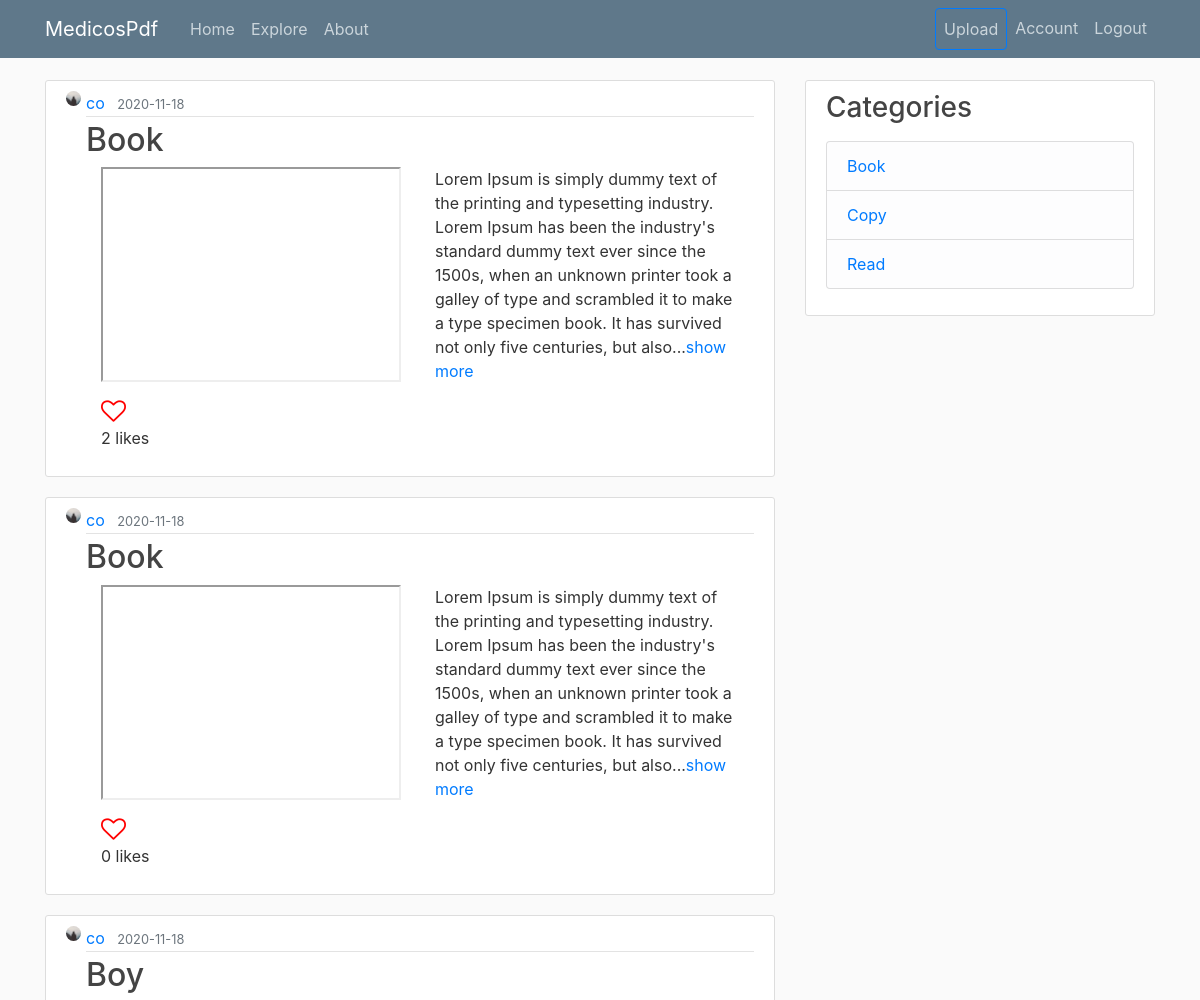
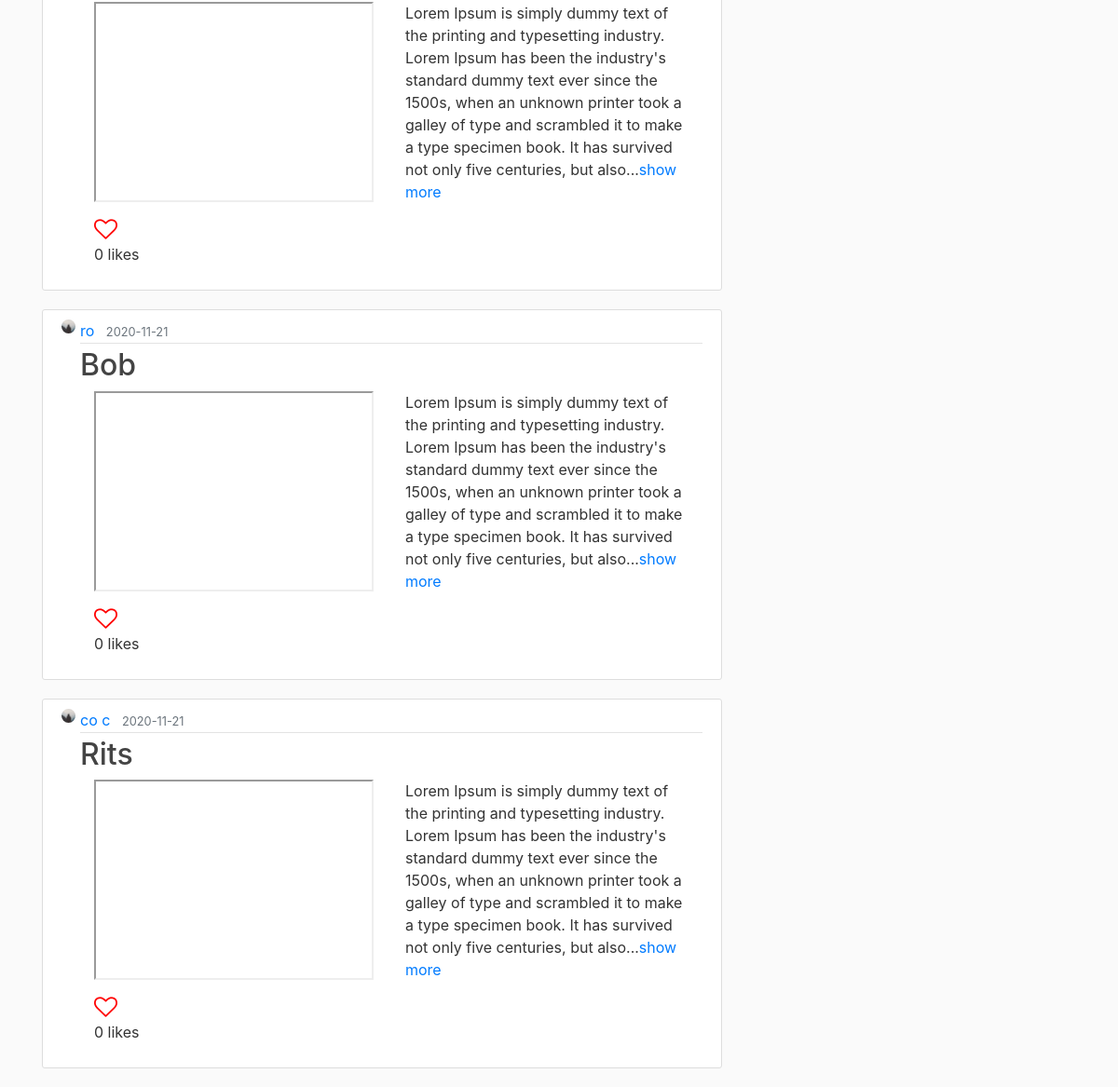
The page /category/Book (signed in) on the database as committed earlier (2 pictures, top to bottom).
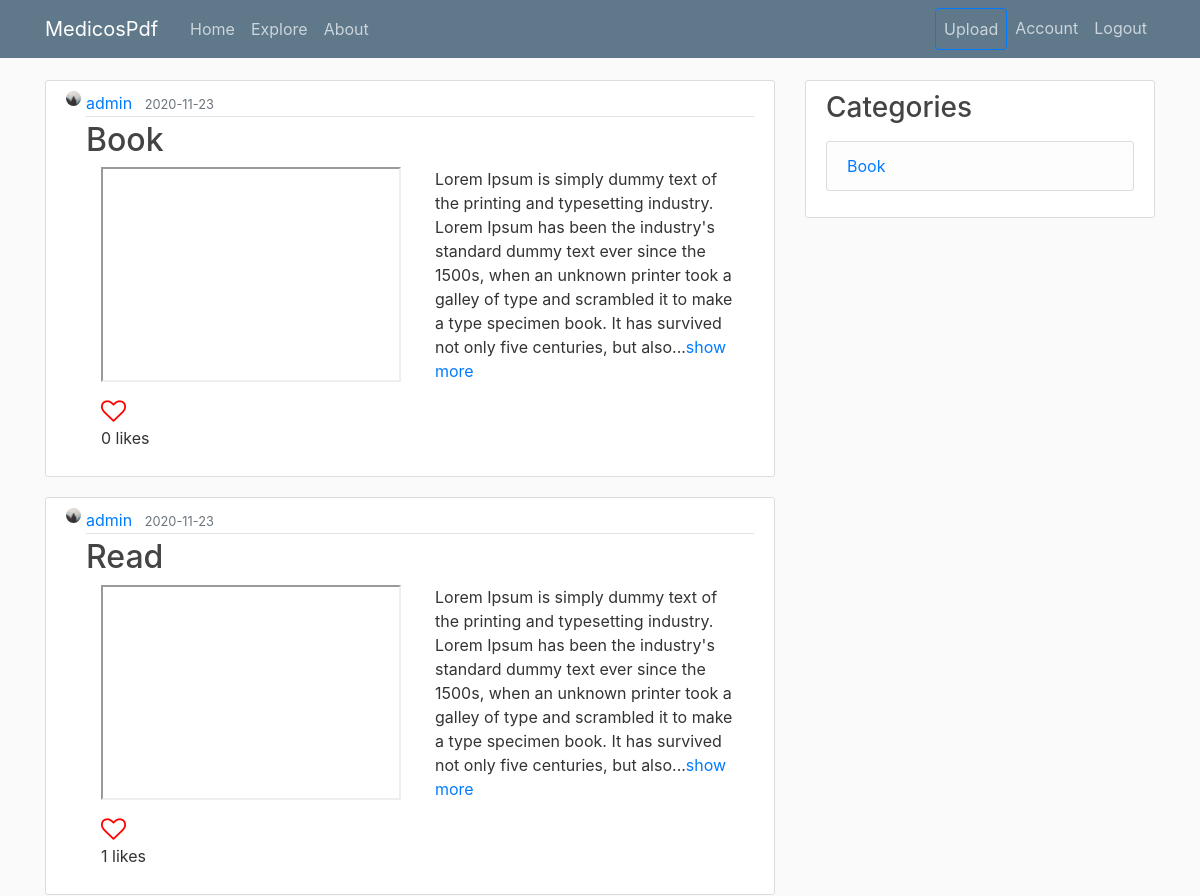
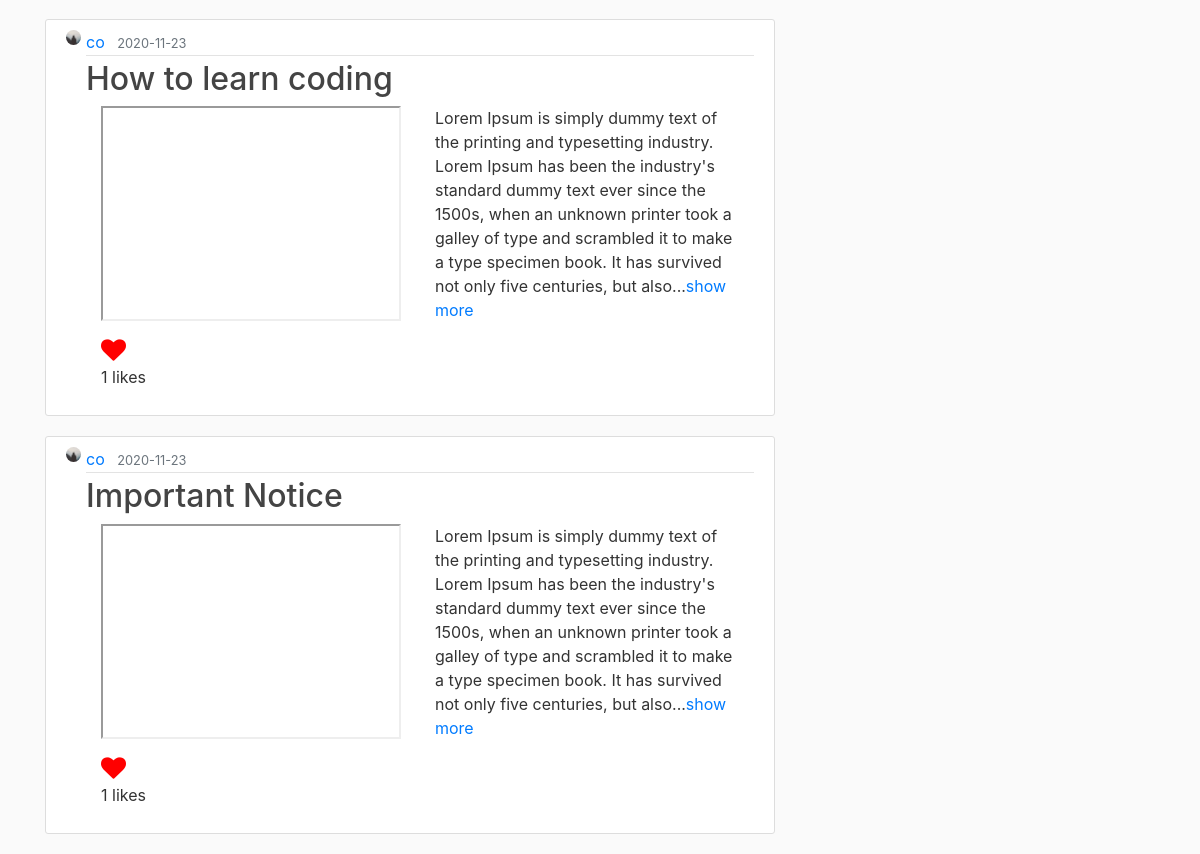
The same page on the database as committed later (2 pictures, top to bottom).
### medicospdf/models.py (models this page shows, shortened)
class Slide(db.Model):
    __searchable__  = ['title', 'description']
    id = db.Column(db.Integer, primary_key = True)
    title = db.Column(db.String(200), nullable = False)
    description = db.Column(db.Text, nullable = False)
    file = db.Column(db.String(1000), nullable = False)
    date_posted = db.Column(db.DateTime, nullable=False, default=datetime.utcnow)
    user_id = db.Column(db.Integer, db.ForeignKey('user.id'), nullable = False)
    likes = db.relationship('SlideLike', backref = 'slide', lazy = True)
    comments = db.relationship('Comment', backref = 'slide', lazy = True)
    category_id = db.Column(db.Integer, db.ForeignKey('category.id'), nullable = True)

class User(db.Model, UserMixin):
    id = db.Column(db.Integer, primary_key=True)
    username = db.Column(db.String(20), unique=True, nullable=False)
    email = db.Column(db.String(120), unique=True, nullable=False)
    image_file = db.Column(db.String(20), nullable=False, default='default.jpg')
    password = db.Column(db.String(60), nullable=False)
    is_admin = db.Column(db.Boolean, default = False)
    posts = db.relationship('Post', backref='author', lazy=True)
    slides = db.relationship('Slide', backref = 'author', lazy = True)
    liked = db.relationship('SlideLike', foreign_keys = 'SlideLike.user_id',
        backref = 'author', lazy = True)
    comments = db.relationship('Comment', backref = 'author', lazy = True)
    categories = db.relationship('Category', backref = 'author', lazy = True)
    followed = db.relationship('User', secondary = followers,
                                primaryjoin = (followers.c.follower_id == id),
                                secondaryjoin = (followers.c.followed_id == id),
                                backref = db.backref('followers', lazy = 'dynamic'),
                                lazy = 'dynamic')
    def has_liked_slide(self, slide):
        return SlideLike.query.filter(
            SlideLike.user_id == self.id,
            SlideLike.slide_id == slide.id).count()>0

class Category(db.Model):
    id = db.Column(db.Integer, primary_key = True, autoincrement = True)
    name = db.Column(db.String(200), nullable = False)
    user_id = db.Column(db.Integer, db.ForeignKey('user.id'), nullable = False)
    slides = db.relationship('Slide', backref = 'cats', lazy = True)

### medicospdf/routes.py (the view)
@app.route('/category/<name>')
def category(name):
    cats = Category.query.all()
    cat = Category.query.filter_by(name = name).first_or_404()
    return render_template('category.html', name = name, posts = cat.slides, categories = cats)

### medicospdf/models.py (called while the page is built)
@login_manager.user_loader
def load_user(user_id):
    return User.query.get(int(user_id))

### medicospdf/templates/category.html
{% extends 'layout.html' %}
{% block content %}
    {% for slide in posts %}
        <article class="media content-section">
          <img class="rounded-circle article-img" src="{{ url_for('static', filename = 'profile_pics/' + slide.author.image_file) }}">
          <div class="media-body">
            <div class="article-metadata">
              <a class="mr-2" href="{{ url_for('account', username = slide.author.username) }}">{{ slide.author.username }}</a>
              <small class="text-muted">{{ slide.date_posted.strftime('%Y-%m-%d') }}</small>
            </div>
            <h2><a class="article-title" href="{{url_for('slide', slide_id = slide.id)}}">{{ slide.title }}</a></h2>
            <div class="container">
              <div class="row">
                <div class="col">
                  <iframe name="plugin" src="{{ url_for('static', filename = 'slide_files/'+ slide.file) }}" type="application/pdf" width="300" height="215"></iframe>
                </div>
                <div class="col">
                  <p class="article-content">{{ slide.description | truncate(300)}}<a href="{{ url_for('slide', slide_id = slide.id) }}">show more</a></p>
                </div>
              </div>
              {% if current_user.has_liked_slide(slide) %}
                <a href="{{ url_for('like_action', slide_id = slide.id, action = 'unlike') }}"><i class="fa fa-heart"></i></a>
              {% else %}
                <a href="{{ url_for('like_action', slide_id = slide.id, action = 'like') }}"><i class="fa fa-heart-o"></i></a>
              {% endif %}
              <p>{{ slide.likes|count }} likes</p>
            </div>
          </div>
        </article>
    {% endfor %}{% endblock %}

### medicospdf/templates/layout.html (shortened to what this page needs)
<!DOCTYPE html>
<html>
<head>
    <link rel="stylesheet" href="https://maxcdn.bootstrapcdn.com/bootstrap/4.0.0/css/bootstrap.min.css">
    <link rel="stylesheet" type="text/css" href="{{ url_for('static', filename='main.css') }}">
    <link rel="stylesheet" href="https://cdnjs.cloudflare.com/ajax/libs/font-awesome/4.7.0/css/font-awesome.min.css">
</head>
<body>
    <header class="site-header">
      <nav class="navbar navbar-expand-md navbar-dark bg-steel fixed-top">
        <div class="container">
          <a class="navbar-brand mr-4" href="/">MedicosPdf</a>
          <div class="collapse navbar-collapse" id="navbarToggle">
            <div class="navbar-nav mr-auto">
              <a class="nav-item nav-link" href="{{ url_for('home') }}">Home</a>
              <a class = 'nav-item nav-link' href="{{ url_for('explore') }}">Explore</a>
              <a class="nav-item nav-link" href="{{ url_for('about') }}">About</a>
            </div>
            <div class="navbar-nav">
              {% if current_user.is_authenticated %}
                <a class = 'nav-item nav-link btn btn-outline-primary' href="{{ url_for('new_slide') }}">Upload</a>
                <a class = 'nav-item nav-link' href="{{ url_for('account', username = current_user.username) }}">Account</a>
                <a class = 'nav-item nav-link' href="{{ url_for('logout') }}">Logout</a>
              {% else %}
                <a class="nav-item nav-link" href="{{ url_for('login') }}">Login</a>
                <a class="nav-item nav-link" href="{{ url_for('register') }}">Register</a>
              {% endif %}
            </div>
          </div>
        </div>
      </nav>
    </header>
    <main role="main" class="container">
      <div class="row">
        <div class="col-md-8">
          {% block content %}{% endblock %}
        </div>
        {% if current_user.is_authenticated %}
          <div class="col-md-4">
            <div class="content-section">
              <h3>Categories</h3>
              <p class='text-muted'>
                <ul class="list-group">
                  {% for cat in categories %}
                    <li class="list-group-item list-group-item-light"><a href="{{ url_for('category', name = cat.name) }}">{{ cat.name }}</a></li>
                  {% endfor %}
                </ul>
              </p>
            </div>
          </div>
        {% endif %}
      </div>
    </main>
</body>
</html>

Rows that differ between the two databases and show on the page:
removed Slide: image_file (placeholder picture), author.username "co", date_posted "2020-11-18", title "Book", description "Lorem Ipsum is simply dummy text of the printing and typesetting industry. Lorem Ipsum has been the industry's standard dummy text ever since the 1500s, when an unknown printer took a galley of type and scrambled it to make a type specimen book. It has survived not only five centuries, but also...", likes|count "2"
removed Slide: image_file (placeholder picture), author.username "co", date_posted "2020-11-18", title "Book", description "Lorem Ipsum is simply dummy text of the printing and typesetting industry. Lorem Ipsum has been the industry's standard dummy text ever since the 1500s, when an unknown printer took a galley of type and scrambled it to make a type specimen book. It has survived not only five centuries, but also...", likes|count "0"
removed Slide: image_file (placeholder picture), author.username "co", date_posted "2020-11-18", title "Boy", description "Lorem Ipsum is simply dummy text of the printing and typesetting industry. Lorem Ipsum has been the industry's standard dummy text ever since the 1500s, when an unknown printer took a galley of type and scrambled it to make a type specimen book. It has survived not only five centuries, but also...", likes|count "0"
removed Slide: image_file (placeholder picture), author.username "ro", date_posted "2020-11-21", title "Bob", description "Lorem Ipsum is simply dummy text of the printing and typesetting industry. Lorem Ipsum has been the industry's standard dummy text ever since the 1500s, when an unknown printer took a galley of type and scrambled it to make a type specimen book. It has survived not only five centuries, but also...", likes|count "0"
removed Slide: image_file (placeholder picture), author.username "co c", date_posted "2020-11-21", title "Rits", description "Lorem Ipsum is simply dummy text of the printing and typesetting industry. Lorem Ipsum has been the industry's standard dummy text ever since the 1500s, when an unknown printer took a galley of type and scrambled it to make a type specimen book. It has survived not only five centuries, but also...", likes|count "0"
removed Category: name "Copy"
removed Category: name "Read"
added Slide: image_file (placeholder picture), author.username "admin", date_posted "2020-11-23", title "Book", description "Lorem Ipsum is simply dummy text of the printing and typesetting industry. Lorem Ipsum has been the industry's standard dummy text ever since the 1500s, when an unknown printer took a galley of type and scrambled it to make a type specimen book. It has survived not only five centuries, but also...", likes|count "0"
now on this page (row edited): Slide: image_file (placeholder picture), author.username "admin", date_posted "2020-11-23", title "Read", description "Lorem Ipsum is simply dummy text of the printing and typesetting industry. Lorem Ipsum has been the industry's standard dummy text ever since the 1500s, when an unknown printer took a galley of type and scrambled it to make a type specimen book. It has survived not only five centuries, but also...", likes|count "1"
now on this page (row edited): Slide: image_file (placeholder picture), author.username "co", date_posted "2020-11-23", title "How to learn coding", description "Lorem Ipsum is simply dummy text of the printing and typesetting industry. Lorem Ipsum has been the industry's standard dummy text ever since the 1500s, when an unknown printer took a galley of type and scrambled it to make a type specimen book. It has survived not only five centuries, but also...", likes|count "1"
now on this page (row edited): Slide: image_file (placeholder picture), author.username "co", date_posted "2020-11-23", title "Important Notice", description "Lorem Ipsum is simply dummy text of the printing and typesetting industry. Lorem Ipsum has been the industry's standard dummy text ever since the 1500s, when an unknown printer took a galley of type and scrambled it to make a type specimen book. It has survived not only five centuries, but also...", likes|count "1"
